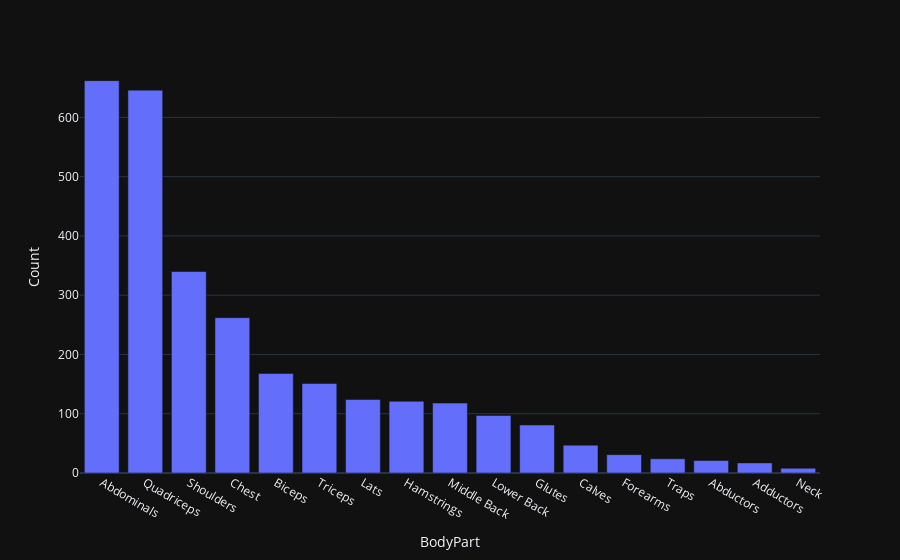

Notebook code for this chart:
### Code cell
count_exercises = df.groupby(['BodyPart']).count().sort_values(by='Title', ascending=False).rename(columns={'Title': 'Count'})
fig = px.bar(count_exercises, x=count_exercises.index, y='Count')
fig.show()

### Figure 1 — Plotly figure (JSON) as saved in the notebook; plotly's stock layout.template omitted (floating-point values rounded to 4 significant figures)
{"data": [{"alignmentgroup": "True", "hovertemplate": "BodyPart=%{x}<br>Count=%{y}<extra></extra>", "legendgroup": "", "marker": {"color": "#636efa", "pattern": {"shape": ""}}, "name": "", "offsetgroup": "", "orientation": "v", "showlegend": false, "textposition": "auto", "x": ["Abdominals", "Quadriceps", "Shoulders", "Chest", "Biceps", "Triceps", "Lats", "Hamstrings", "Middle Back", "Lower Back", "Glutes", "Calves", "Forearms", "Traps", "Abductors", "Adductors", "Neck"], "xaxis": "x", "y": [662, 646, 340, 262, 168, 151, 124, 121, 118, 97, 81, 47, 31, 24, 21, 17, 8], "yaxis": "y", "type": "bar"}], "layout": {"xaxis": {"anchor": "y", "domain": [0.0, 1.0], "title": {"text": "BodyPart"}}, "yaxis": {"anchor": "x", "domain": [0.0, 1.0], "title": {"text": "Count"}}, "legend": {"tracegroupgap": 0}, "margin": {"t": 60}, "barmode": "relative"}}
